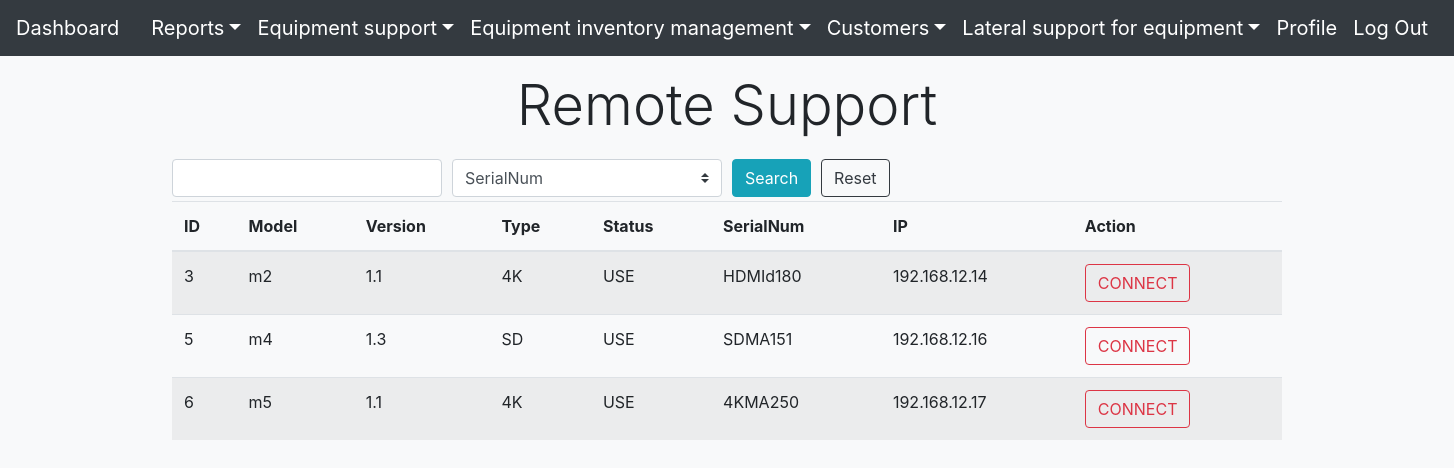
Page /RemoteSupport.php (signed in) on the committed database.
### tables this page shows
CREATE TABLE `streamer` (
  `id` int(11) NOT NULL COMMENT 'primary key',
  `model` varchar(8) NOT NULL COMMENT 'model',
  `version` varchar(5) NOT NULL COMMENT '2.0',
  `type` enum('HD','SD','4K') NOT NULL DEFAULT 'HD',
  `status` enum('AVAILABLE','INFIX','USE','BROKEN') NOT NULL DEFAULT 'AVAILABLE',
  `SerialNum` varchar(15) NOT NULL,
  `IP` varchar(15) NOT NULL
);

### RemoteSupport.php (the view, shortened to what this page needs)
<?php require 'IsLoggedIn.php';
require 'connection/connection.php';
$streamersListQuery = 'SELECT * FROM `streamer` WHERE `status` = "USE"';
$text = $_GET['text'] ?? '';
$option = $_GET['option'] ?? '';
$result = $con->query($streamersListQuery);
?>
<!DOCTYPE html>
<html>
<head>
    <?php require 'components/head.php'; ?>
</head>
<body class="bg-light">
<header class="navbar navbar-dark bg-dark box-shadow">
    <?php require 'components/header.php' ?>
</header>
<main role="main" class="container">
    <h1 class="display-4 m-3 text-center">Remote Support</h1>
    <section>
        <form action="RemoteSupport.php" method="get">
            <div class="form-row align-items-center">
                <div class="col-sm-3 my-1">
                    <input type="text" class="form-control" name="text" value="<?= $text ?>">
                </div>
                <div class="col-sm-3 my-1">
                    <select class="custom-select mr-sm-2" name="option">
                        <option value="SerialNum" <?php echo $option === 'SerialNum' ? 'selected' : ''?>>SerialNum</option>
                    </select>
                </div>
                <div class="col-auto my-1">
                    <button type="submit" class="btn btn-info">Search</button>
                </div>
                <div class="col-auto my-1">
                    <a class="btn btn-outline-dark" href="RemoteSupport.php">Reset</a>
                </div>
            </div>
        </form>
    </section>
    <section>
        <table class="table table-hover table-responsive-lg table-striped">
            <thead>
            <tr>
                <th scope="col">ID</th>
                <th scope="col">Model</th>
                <th scope="col">Version</th>
                <th scope="col">Type</th>
                <th scope="col">Status</th>
                <th scope="col">SerialNum</th>
                <th scope="col">IP</th>
				<th scope="col">Action</th>
            </tr>
            </thead>
            <tbody>
            <?php while ($row = $result->fetch_assoc()) {
                ?>
                <tr>
                    <td><?= $row['id'] ?></td>
                    <td><?= $row['model'] ?></td>
                    <td><?= $row['version'] ?></td>
                    <td><?= $row['type'] ?></td>
                    <td><?= $row['status'] ?></td>
                    <td><?= $row['SerialNum'] ?></td>
					<td><?= $row['IP'] ?></td>
                    <td><a href="Connect.php?streamerid=<?= $row['id'] ?>" class="btn btn-outline-danger">CONNECT</a></td>
                </tr>
                <?php
            } ?>
            </tbody>
        </table>
    </section>
</main>
</body>
</html>

### rows in the picture
streamer: id "3", model "m2", version "1.1", type "4K", status "USE", SerialNum "HDMId180", IP "192.168.12.14"
streamer: id "5", model "m4", version "1.3", type "SD", status "USE", SerialNum "SDMA151", IP "192.168.12.16"
streamer: id "6", model "m5", version "1.1", type "4K", status "USE", SerialNum "4KMA250", IP "192.168.12.17"
